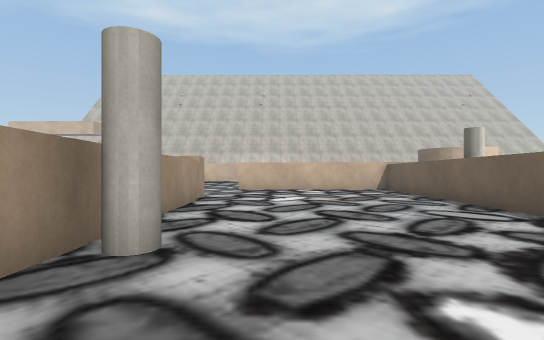
view 1 (above)

17 first-person views from a walk through a scene from a Unity 3-D project. The camera is 0.72 m above the floor, looks level and sees 85° across. The floor is counted in squares, 1 m on a side. Each view is taken from the middle of a square. On the plan, view 1 faces up. The plan holds only what a view shows up to about 10 squares ahead; the rest is blank. The place goes on beyond the plan. The player character is not drawn. Some surface patterns are stand-ins.

view 2
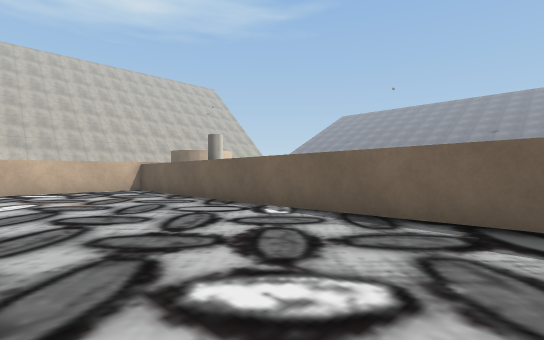

view 3
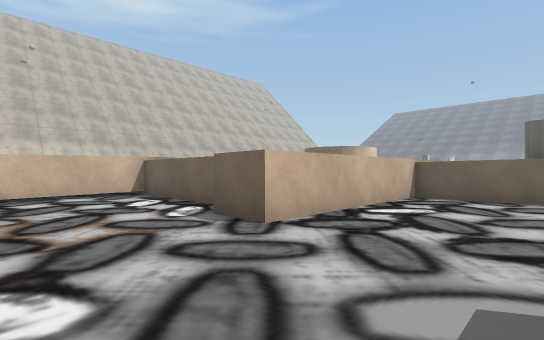

view 4
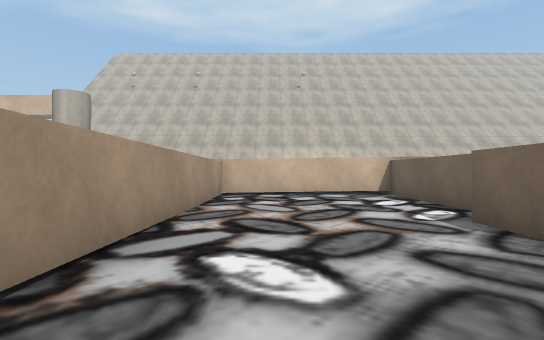

view 5
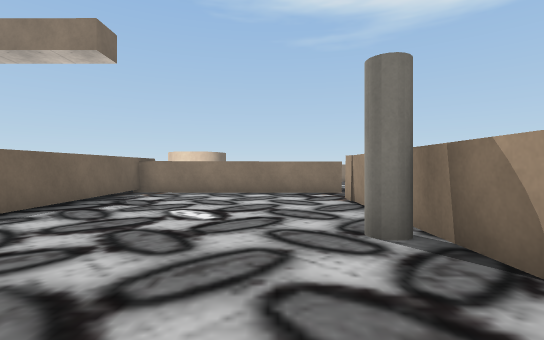

view 6
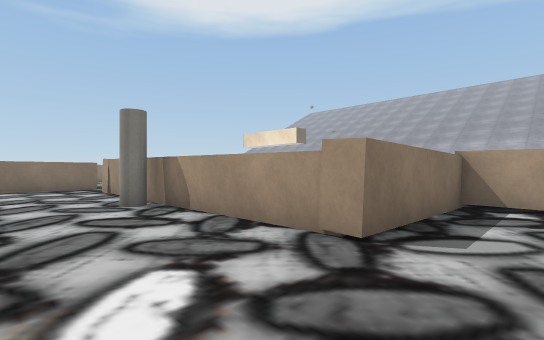

view 7
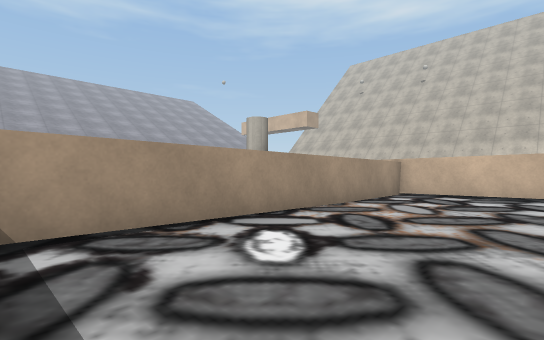

view 8
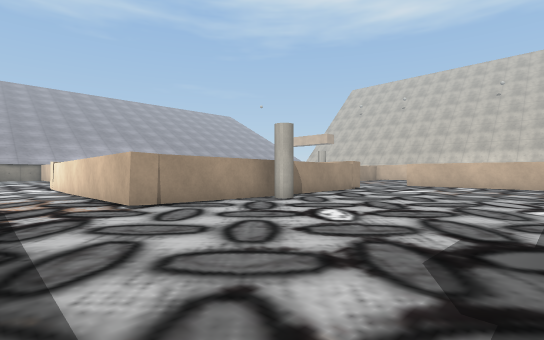

view 9
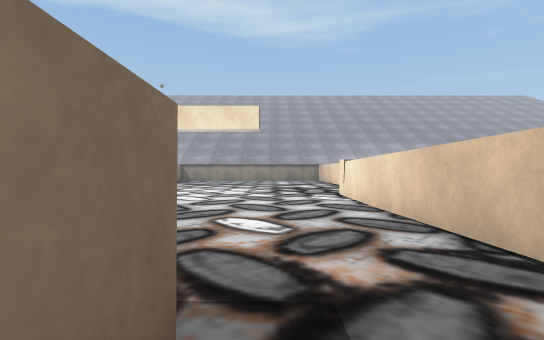

view 10
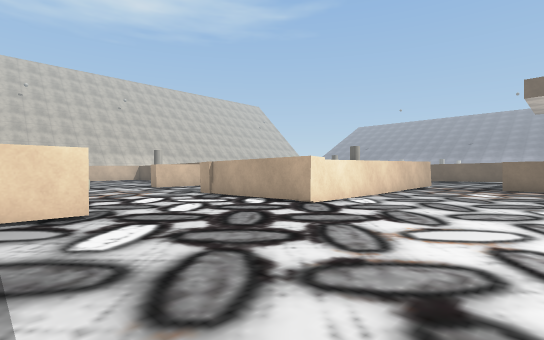

view 11
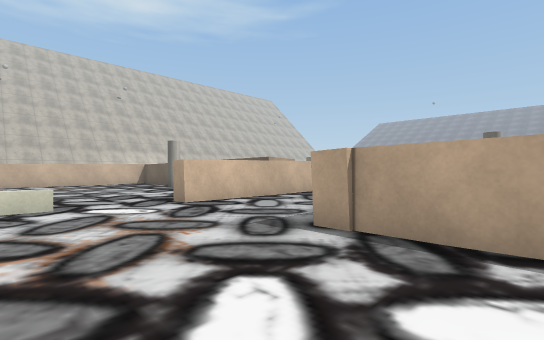

view 12
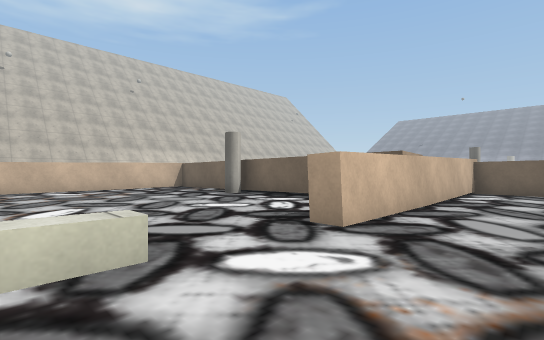

view 13
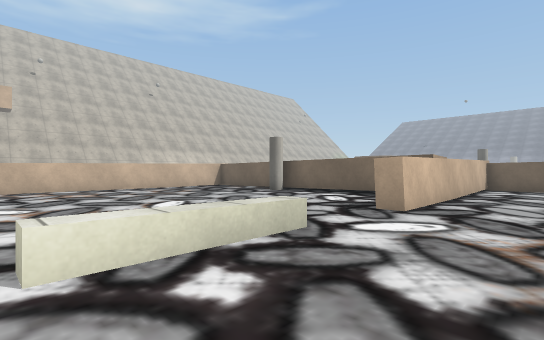

view 14
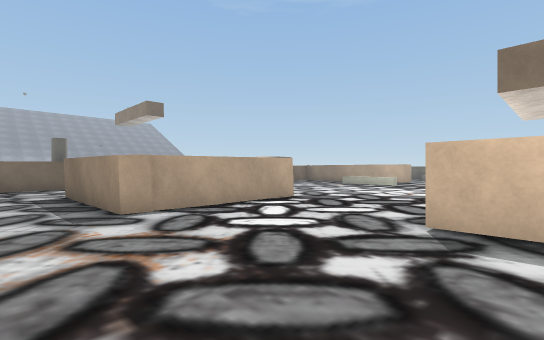

view 15
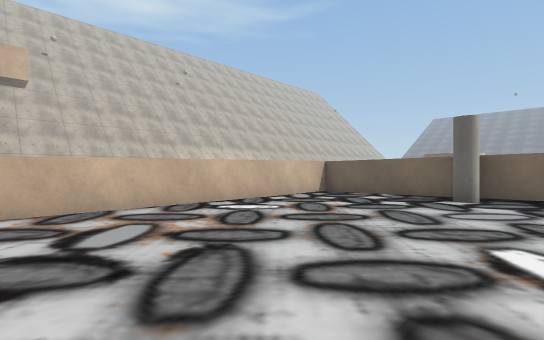

view 16
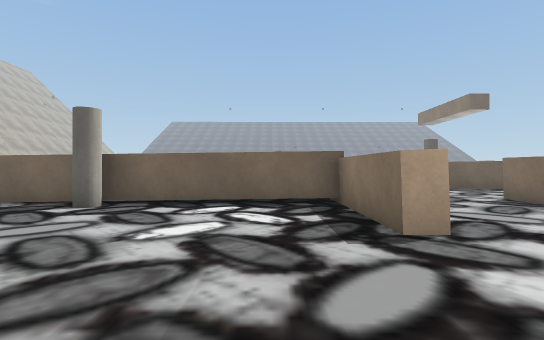

view 17
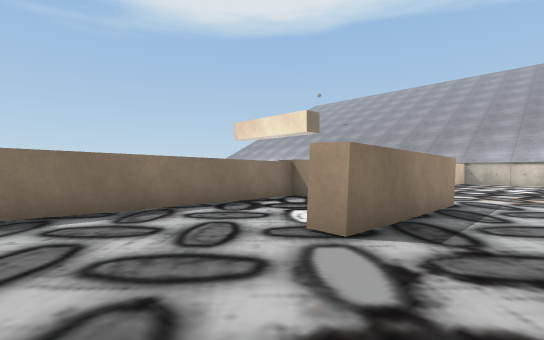

### Floor plan
Points are (right, up) in squares from view 1. A wall is a line through its corners. A room is listed if a view was taken in it or the views show most of it. See-through windows are left out.
Room 1 (views 1, 2, 3, 4, 5, 6, 7, 8, 9)
walls: (-0.5, 13.1) (-0.5, 16.8) (-5.5, 16.8) (-5.5, 7.6) (-1.8, 7.6) (-1.7, -1); (-2.3, -3.4) (4.2, -3.4) (4.2, 10.9) (-1.2, 10.9) (-1.2, 12.2)
ways out: opening at (-2, -2.5) to room 2
objects: cylinder (-1, 3)
Room 2 (views 10, 11, 12, 13, 14, 15, 16, 17)
walls: (-9.3, 0.1) (-9.3, -1); (-9.4, -0.4) (-3.1, -0.4); (-14.9, 1.2) (-13.8, 1.2); (-13.8, 0) (-14.8, 0); (-2.3, 3.5) (-2.3, 7) (-9.8, 7) (-9.8, 7.6) (-6.7, 7.6) (-6.7, 16.8) (-14.8, 16.8); (-1.7, -1) (-9.8, -1) (-9.8, 3.4) (-5.8, 3.4) (-5.8, 2.8); (-2.3, -4.5) (-2.3, -3.4)
low walls: (-12, 7.3) (-14.9, 7.3)
ways out: opening at (-2, -2.5) to room 1
objects: cylinder (-7, 13)

Positions as (right, up) in squares from view 1, and headings:
1: (0, 0), facing up
2: (0, 0), facing up-right
3: (-4, 8), facing up-right
4: (-4, 8), facing up
5: (0, 6), facing down
6: (1, 9), facing down-left
7: (-2, 8), facing up-left
8: (4, -3), facing up-left
9: (-1, -3), facing left
10: (-15, -5), facing up-right
11: (-13, 1), facing up-right
12: (-13, 5), facing up-right
13: (-15, 5), facing up-right
14: (-15, 5), facing down-right
15: (-15, 11), facing up-right
16: (-13, 9), facing right
17: (-3, 5), facing down-left
